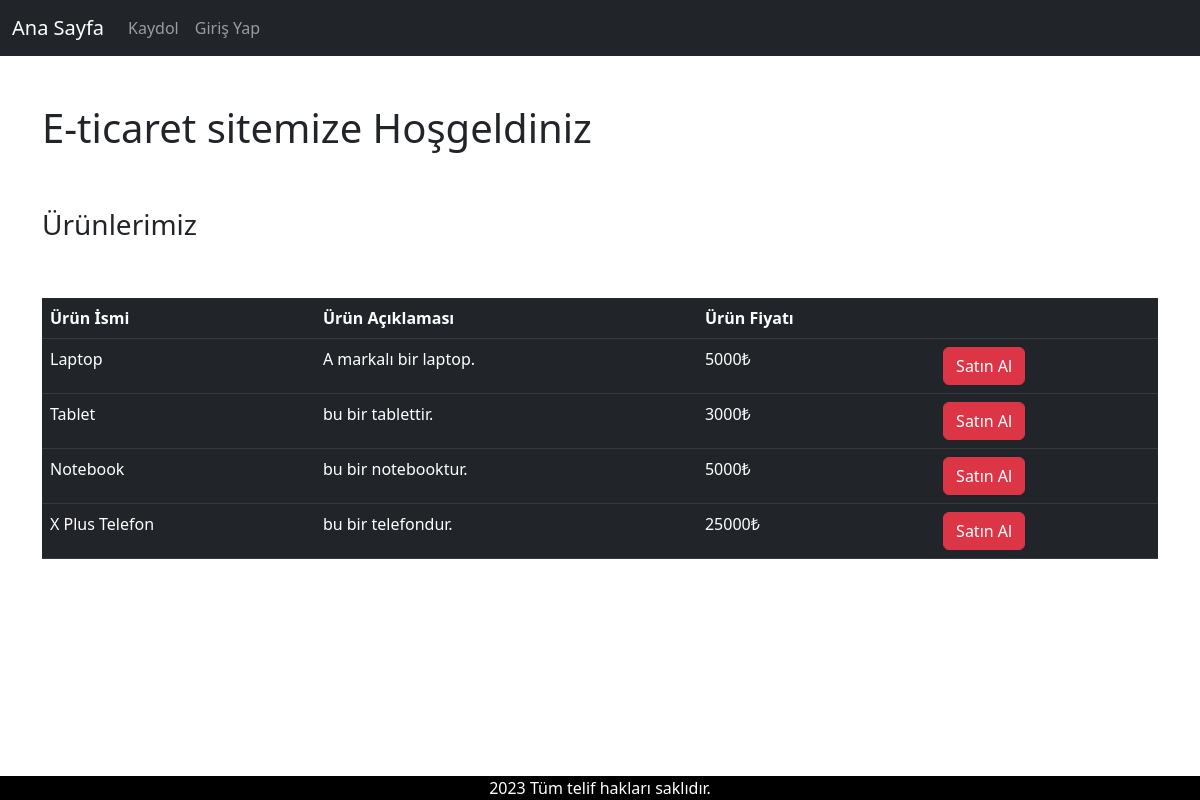
The page / on the database its author committed.
### tables this page shows
CREATE TABLE "urun" (
	"id"	INTEGER,
	"urunadi"	TEXT,
	"urunaciklamasi"	TEXT,
	"urunfiyati"	INTEGER,
	PRIMARY KEY("id" AUTOINCREMENT)
);

### index.py (the view)
@app.route("/")
def anasayfa():
    urunler = baglanti.execute('SELECT * FROM urun').fetchall()
    return render_template('index.html', urunler=urunler)

### templates/index.html (shortened to what this page needs)
<!DOCTYPE html>
<html>
<head>
    <link href="https://cdn.jsdelivr.net/npm/bootstrap@5.2.3/dist/css/bootstrap.min.css" rel="stylesheet">
</head>
<body>
    <nav class="navbar navbar-expand-sm bg-dark navbar-dark">
        <div class="container-fluid">
          <a class="navbar-brand" href="#">Ana Sayfa</a>
          <div class="collapse navbar-collapse" id="Navbar">
            <ul class="navbar-nav">
              <li class="nav-item">
                <a class="nav-link" href="/kaydol">Kaydol</a>
              </li>
              <li class="nav-item">
                <a class="nav-link" href="/girisyap">Giriş Yap</a>
              </li>
            </ul>
          </div>
        </div>
      </nav>
      <div class="container">
        <br>
        <br>
        <h1 class="h1"> E-ticaret sitemize Hoşgeldiniz</h1>
        <br>
        <br>
        <h3 class="h3">Ürünlerimiz</h3>
        <br>
        <br>
          <table id="table" class="table table-dark">
            <thead>
              <tr>
                <th>Ürün İsmi</th>
                <th>Ürün Açıklaması</th>
                <th>Ürün Fiyatı</th>
                <th></th>
              </tr>
            </thead>
            <tbody>
              {% for a in urunler %}
                <tr>
                  <td>{{ a[1] }}</td>
                  <td>{{a[2]}}</td>
                  <td>{{ a[3]}}₺</td>
                  <td><button  class="btn btn-danger" onclick="satinal()"> Satın Al</button></td>
                </tr>
              {% endfor %}
          </table>
    </div>
      <div class="footer">
        2023 Tüm telif hakları saklıdır.
      </div>
</body>
</html>

### templates/index.html (style rules this page uses)
.footer { position: fixed; bottom: 0; width: 100%; background-color: black; color: white; text-align: center; font-style: inherit; }

### rows shown on the page
urun: urunadi "Laptop", urunaciklamasi "A markalı bir laptop.", urunfiyati "5000"
urun: urunadi "Tablet", urunaciklamasi "bu bir tablettir.", urunfiyati "3000"
urun: urunadi "Notebook", urunaciklamasi "bu bir notebooktur.", urunfiyati "5000"
urun: urunadi "X Plus Telefon", urunaciklamasi "bu bir telefondur.", urunfiyati "25000"
